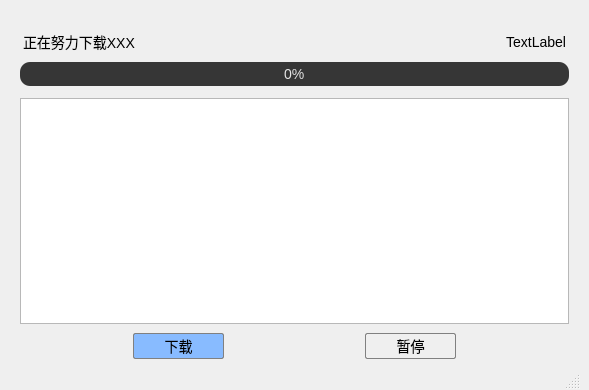
<?xml version="1.0" encoding="UTF-8"?>
<ui version="4.0">
 <class>MainWindow</class>
 <widget class="QMainWindow" name="MainWindow">
  <property name="geometry">
   <rect>
    <x>0</x>
    <y>0</y>
    <width>589</width>
    <height>390</height>
   </rect>
  </property>
  <property name="windowTitle">
   <string>MainWindow</string>
  </property>
  <property name="styleSheet">
   <string notr="true">*{
margin-left:11px;
margin-right:11px;
font-size:14px;
font-family:'微软雅黑';
}

QProgressBar#progressBar
{
      border:none;   /*无边框*/
      background:rgb(54,54,54);
      border-radius:10px;
      text-align:center;   /*文本的位置*/
      color: rgb(229, 229, 229);  /*文本颜色*/
	margin-top:3px;
	margin-bottom:3px;
}
 
QProgressBar::chunk 
{
      background-color:rgb(58, 154, 255);
      border-radius:8px;
}

QPushButton {
    border: 1px solid grey;
    border-radius: 2px;
    background-color: QLinearGradient( x1: 0, y1: 0, x2: 0, y2: 1, 
        stop: 0 #000, stop: 0.05 #888,stop: 0.5 #aaa, 
        stop: 0.9 #ddd, stop: 1 #fff); 
    padding: 1px 4px;
    min-width: 50px;
    min-height: 16px;
}

QPushButton:hover{
    background-color: grey;
    border-color: grey;
}

QPushButton:pressed
{
    border-width: 1px;      
    background-color: white;
    border-color: white;
}

QPushButton:focus, QPushButton:default {
    border-color: yellow; /* make the default button prominent */
}

QTextEdit{
	margin-top:3px;
	margin-bottom:3px;
}</string>
  </property>
  <widget class="QWidget" name="centralwidget">
   <layout class="QVBoxLayout" name="verticalLayout">
    <item>
     <layout class="QHBoxLayout" name="horizontalLayout">
      <item>
       <widget class="QLabel" name="lblTip">
        <property name="text">
         <string>正在努力下载XXX</string>
        </property>
        <property name="margin">
         <number>0</number>
        </property>
       </widget>
      </item>
      <item>
       <widget class="QLabel" name="lblSize">
        <property name="sizePolicy">
         <sizepolicy hsizetype="Fixed" vsizetype="Preferred">
          <horstretch>0</horstretch>
          <verstretch>0</verstretch>
         </sizepolicy>
        </property>
        <property name="text">
         <string>TextLabel</string>
        </property>
        <property name="alignment">
         <set>Qt::AlignRight|Qt::AlignTrailing|Qt::AlignVCenter</set>
        </property>
        <property name="margin">
         <number>0</number>
        </property>
       </widget>
      </item>
     </layout>
    </item>
    <item>
     <widget class="QProgressBar" name="progressBar">
      <property name="styleSheet">
       <string notr="true"/>
      </property>
      <property name="value">
       <number>0</number>
      </property>
     </widget>
    </item>
    <item>
     <widget class="QTextEdit" name="edtLog"/>
    </item>
    <item>
     <layout class="QHBoxLayout" name="horizontalLayout_2">
      <item>
       <spacer name="horizontalSpacer">
        <property name="orientation">
         <enum>Qt::Horizontal</enum>
        </property>
        <property name="sizeHint" stdset="0">
         <size>
          <width>40</width>
          <height>20</height>
         </size>
        </property>
       </spacer>
      </item>
      <item>
       <widget class="QPushButton" name="btnDownload">
        <property name="sizePolicy">
         <sizepolicy hsizetype="Expanding" vsizetype="Fixed">
          <horstretch>0</horstretch>
          <verstretch>0</verstretch>
         </sizepolicy>
        </property>
        <property name="minimumSize">
         <size>
          <width>82</width>
          <height>20</height>
         </size>
        </property>
        <property name="styleSheet">
         <string notr="true">*{
background-color: #8bf
}</string>
        </property>
        <property name="text">
         <string>下载</string>
        </property>
       </widget>
      </item>
      <item>
       <spacer name="horizontalSpacer_2">
        <property name="orientation">
         <enum>Qt::Horizontal</enum>
        </property>
        <property name="sizeHint" stdset="0">
         <size>
          <width>40</width>
          <height>20</height>
         </size>
        </property>
       </spacer>
      </item>
      <item>
       <widget class="QPushButton" name="btnPause">
        <property name="sizePolicy">
         <sizepolicy hsizetype="Expanding" vsizetype="Fixed">
          <horstretch>0</horstretch>
          <verstretch>0</verstretch>
         </sizepolicy>
        </property>
        <property name="minimumSize">
         <size>
          <width>82</width>
          <height>20</height>
         </size>
        </property>
        <property name="text">
         <string>暂停</string>
        </property>
       </widget>
      </item>
      <item>
       <spacer name="horizontalSpacer_3">
        <property name="orientation">
         <enum>Qt::Horizontal</enum>
        </property>
        <property name="sizeHint" stdset="0">
         <size>
          <width>40</width>
          <height>20</height>
         </size>
        </property>
       </spacer>
      </item>
     </layout>
    </item>
   </layout>
  </widget>
  <widget class="QMenuBar" name="menubar">
   <property name="geometry">
    <rect>
     <x>0</x>
     <y>0</y>
     <width>589</width>
     <height>48</height>
    </rect>
   </property>
  </widget>
  <widget class="QStatusBar" name="statusbar"/>
 </widget>
 <resources/>
 <connections/>
</ui>
